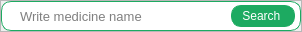
                                     <widget class="QFrame" name="frame_20">
                                      <property name="minimumSize">
                                       <size>
                                        <width>0</width>
                                        <height>30</height>
                                       </size>
                                      </property>
                                      <property name="maximumSize">
                                       <size>
                                        <width>16777215</width>
                                        <height>32</height>
                                       </size>
                                      </property>
                                      <property name="frameShape">
                                       <enum>QFrame::StyledPanel</enum>
                                      </property>
                                      <property name="frameShadow">
                                       <enum>QFrame::Raised</enum>
                                      </property>
                                      <layout class="QHBoxLayout" name="horizontalLayout_18">
                                       <property name="spacing">
                                        <number>0</number>
                                       </property>
                                       <property name="leftMargin">
                                        <number>0</number>
                                       </property>
                                       <property name="topMargin">
                                        <number>0</number>
                                       </property>
                                       <property name="rightMargin">
                                        <number>0</number>
                                       </property>
                                       <property name="bottomMargin">
                                        <number>0</number>
                                       </property>
                                       <item>
                                        <widget class="QWidget" name="Search_Par_3" native="true">
                                         <property name="minimumSize">
                                          <size>
                                           <width>300</width>
                                           <height>30</height>
                                          </size>
                                         </property>
                                         <property name="maximumSize">
                                          <size>
                                           <width>16777215</width>
                                           <height>32</height>
                                          </size>
                                         </property>
                                         <property name="styleSheet">
                                          <string notr="true">QWidget{
    background-color: white;
    border: 1px solid  rgb(29, 170, 97);
	color : black;
    border-radius: 10px;
}

QLabel {
    margin: 0px; /* Adjust margin as needed */
    border: none;
}

QLineEdit {
    border: none;
    font-size: 10pt;
    padding: 5px;
	color : black;
    border-top-left-radius: 0px;
    border-bottom-left-radius: 0px;
    border: none;
}

QPushButton {
    background-color:  rgb(29, 170, 97);
    color: white;
    border: none;
    padding: 5px 10px;
}

QPushButton {
    background-color:  rgb(29, 170, 97); /* Button background color */
    color: White; /* Button text color */
    border: 1.2px solid  rgb(29, 170, 97); /* Border color */; /* No border */
    border-radius: 10px; /* Button border radius */
}

QPushButton:hover {
    background-color: border: 1px solid rgb(29, 170, 97); /* Border color */; /* Button background color on hover */
    color: black; /* Button text color on hover */
}
</string>
                                         </property>
                                         <layout class="QHBoxLayout" name="horizontalLayout_14">
                                          <property name="spacing">
                                           <number>0</number>
                                          </property>
                                          <property name="leftMargin">
                                           <number>5</number>
                                          </property>
                                          <property name="topMargin">
                                           <number>2</number>
                                          </property>
                                          <property name="rightMargin">
                                           <number>6</number>
                                          </property>
                                          <property name="bottomMargin">
                                           <number>2</number>
                                          </property>
                                          <item>
                                           <widget class="QLabel" name="label_79">
                                            <property name="maximumSize">
                                             <size>
                                              <width>25</width>
                                              <height>20</height>
                                             </size>
                                            </property>
                                            <property name="text">
                                             <string/>
                                            </property>
                                            <property name="pixmap">
                                             <pixmap resource="Final_Main_ph.qrc">:/Icon_web/Image_for_main/icons_from_Web/search.svg</pixmap>
                                            </property>
                                           </widget>
                                          </item>
                                          <item>
                                           <widget class="QLineEdit" name="lineEdit_12">
                                            <property name="font">
                                             <font>
                                              <pointsize>10</pointsize>
                                             </font>
                                            </property>
                                            <property name="inputMask">
                                             <string/>
                                            </property>
                                            <property name="text">
                                             <string/>
                                            </property>
                                            <property name="placeholderText">
                                             <string>Write medicine name</string>
                                            </property>
                                           </widget>
                                          </item>
                                          <item>
                                           <widget class="QPushButton" name="pushButton_25">
                                            <property name="maximumSize">
                                             <size>
                                              <width>16777215</width>
                                              <height>22</height>
                                             </size>
                                            </property>
                                            <property name="text">
                                             <string>Search </string>
                                            </property>
                                            <property name="iconSize">
                                             <size>
                                              <width>15</width>
                                              <height>15</height>
                                             </size>
                                            </property>
                                           </widget>
                                          </item>
                                         </layout>
                                        </widget>
                                       </item>
                                      </layout>
                                     </widget>
